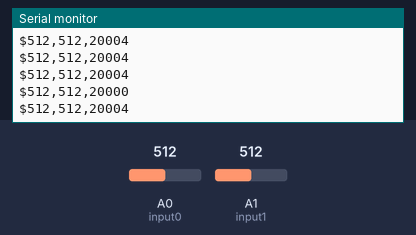
Recording of a program running on a simulated Arduino Uno, built with avr-gcc and run on an emulated ATmega328P. Parts: the last lines printed to the serial monitor. The inputs (shaded band) are chosen by the test bench; at power-on: A0 (input0) = 512, A1 (input1) = 512.

Above: at 2.2 s.
2.3 s: A0 (input0) set to 716
At 3.1 s:
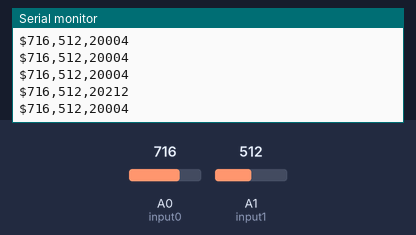
3.8 s: A1 (input1) set to 716
At 4.5 s:
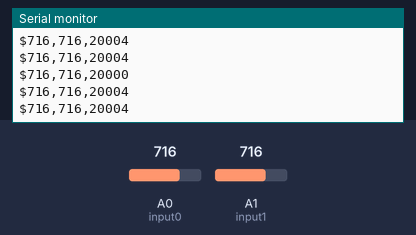
5.3 s: A0 (input0) set to 900
At 6.4 s:
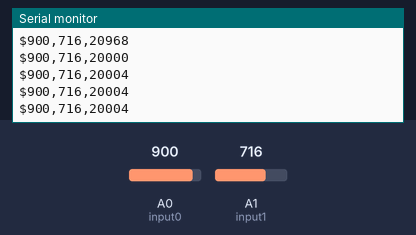
6.8 s: A1 (input1) set to 900
At 7.4 s:
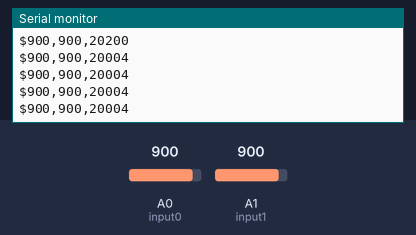
Timing chart, 0 to 9.3 s (numbered marks = the images above; inputs shaded):
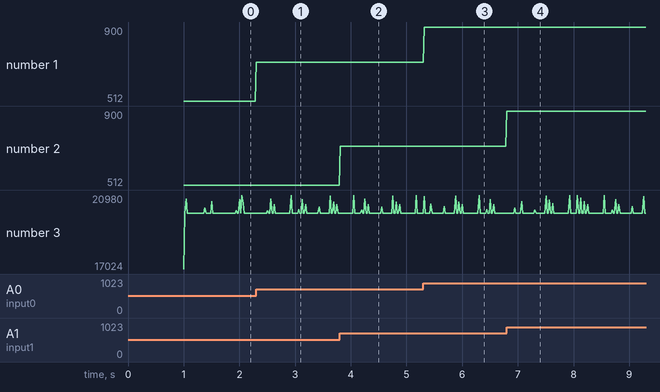

Measured:
- after the input at 2.3 s, the serial monitor: prints a new line at once (image 1)
- after the input at 3.8 s, the serial monitor: prints a new line at once (image 2)
- after the input at 5.3 s, the serial monitor: prints a new line at once (image 3)
- after the input at 6.8 s, the serial monitor: prints a new line at once (image 4)
- plotted number 1: 512 → 716 after the input at 2.3 s, 716 → 900 after the input at 5.3 s

The program:

main.cpp
```cpp
#include <Arduino.h>

/*==========================================
 * Arduino Labview Voltage Display
 * Created by zxlee (iamzxlee.wordpress.com)
 *
 * Demonstrate how to display Arduino analog
 * inputs, A0 and A1 to Labview using Serial
 * communication
============================================*/

#define input0 A0
#define input1 A1

unsigned long previousCount = 0;

/**==========================================
 * Constants for interval between samples
 * 50000 microseconds = 50 milliseconds
 * equivalent to 20 samples per second
 *
 * Sample rate is controlled using the
 * method similar to example BlinkWithoutDelay
============================================*/

const unsigned long interval = 20000;

void setup()
{
  Serial.begin(115200);
  delay(1000);
}

void loop()
{
  unsigned long currentCount = micros();

  //Calculates the time difference since last serial data sent
  unsigned long countDiff = currentCount - previousCount;

  if(countDiff >= interval)
  {
    //Create a buffer to store string
    char buffer[50];

    //Format the data into string
    sprintf(buffer, "$%d,%d,%u\r\n", analogRead(input0), analogRead(input1), countDiff);

    //Write string into COM port
    Serial.write(buffer);

    //Update new previous count
    previousCount = currentCount;
  }

}


// //Constants:
//
// const int fsamp = 10; //Hz
// const int dT = 1000/fsamp; //ms
//
// int reading;
// int time_now = 0;
// int shift = 0;
// long timestamp = 0;
// int counter = 0;
// int T = 100; //s
//
// int N = T*fsamp;
//
// void setup(){
//   Serial.begin(115200);
//   delay(10000);
//   Serial.println("Start Acquisition");
//
// }
//
// void loop() {
//
//
//     if(millis() - time_now >= dT && counter < N)
//     {
//
//         time_now = millis();
//         counter++;
//         Serial.println(analogRead(A0));
//         //Serial.print(" " + String(shift));
//
//     }
//
//
// }


// ****************************************************************************

/*
 * IRremote: IRreceiveDemo - demonstrates receiving IR codes with IRrecv
 * An IR detector/demodulator must be connected to the input RECV_PIN.
 * Initially coded 2009 Ken Shirriff http://www.righto.com/
 */
 //
 // int sensorPin = A0;   // select the analog input pin for the photoresistor
 // int laserPin = 10;
 //
 //
 // void setup() {
 //   Serial.begin(9600);
 //   //analogWrite(laserPin,200);
 // }
 //
 //
 // void loop() {
 //   Serial.print(analogRead(sensorPin));
 //
 //   Serial.println(analogRead(A1));
 //   delay(100);
 // }

// **************************************************************************

// #include "HX711.h"
//
// // HX711 circuit wiring
// const int LOADCELL_DOUT_PIN = 4;
// const int LOADCELL_SCK_PIN = 5;
//
// const int fsamp = 80; //Hz
// const int dT = 1000/fsamp; //ms
//
// int reading;
// int time_now = 0;
// int shift = 0;
// long timestamp = 0;
//
// int i = 1;
//
// HX711 scale;
//
// void setup() {
//   Serial.begin(115200);
//   scale.begin(LOADCELL_DOUT_PIN, LOADCELL_SCK_PIN);
//   pinMode(13,OUTPUT);
//   digitalWrite(13,HIGH);
//
// }
//
// void loop() {
//
//     shift = millis() - time_now;
//
//     if(shift >= dT)
//     {
//       if (scale.is_ready())
//       {
//         time_now = millis();
//
//         //Serial.print(" " + String(shift));
//         Serial.println(scale.read());
//
//
//       }
//
//
//   }
//
// }
```

Acquisition.h
```cpp
#include <Arduino.h>

struct AnalogDigitalConverter
{
  AnalogDigitalConverter();
  unsigned long timer;
  int fsamp;
  int val;
  void timeSync();
  void sendToPC(int* data);
  void sendToPC(double* data);

};
```

testlib.h
```cpp
#include <Arduino.h>

void toggle(int pin);
```

Acquisition.cpp
```cpp
#include <Arduino.h>
#include <Acquisition.h>

AnalogDigitalConverter::AnalogDigitalConverter()
{
  timer = 0;
  fsamp = 0;
  val = 0;
}

void AnalogDigitalConverter::timeSync()
{
  unsigned long deltaT = 1000000/fsamp;
  unsigned long currTime = micros();
  long timeToDelay = deltaT - (currTime - timer);
  if (timeToDelay > deltaT)
  {
    delay(timeToDelay / 1000);
    delayMicroseconds(timeToDelay % 1000);
  }
  else if (timeToDelay > 0)
  {
    delayMicroseconds(timeToDelay);
  }
  else
  {
      // timeToDelay is negative so we start immediately
  }
  timer = currTime + timeToDelay;
}

void AnalogDigitalConverter::sendToPC(int* data)
{
  byte* byteData = (byte*)(data);
  Serial.write(byteData, 2);
}

void AnalogDigitalConverter::sendToPC(double* data)
{
  byte* byteData = (byte*)(data);
  Serial.write(byteData, 4);
}
```

main_old.cpp
```cpp
/*#include <Arduino.h>
#include <testlib.h>

 How to use a flex sensor/resistro - Arduino Tutorial
   Fade an LED with a flex sensor
   More info: http://www.ardumotive.com/how-to-use-a-flex-sensor-en.html
   Dev: Michalis Vasilakis // Date: 9/7/2015 // www.ardumotive.com


//Constants:
const int ledPin = 3;   //pin 3 has PWM funtion
const int flexPin = A0; //pin A0 to read analog input

//Variables:
int value; //save analog value

void setup(){
  pinMode(ledPin, OUTPUT);  //Set pin 3 as 'output'
  digitalWrite(ledPin, LOW);
  Serial.begin(9600);       //Begin serial communication
}

void loop(){
  value = analogRead(flexPin);         //Read and save analog value from potentiometer
  Serial.println(value);
  Serial.println(millis());            //Print value
  //value = map(value, 0, 1023, 0, 255);//Map value 0-1023 to 0-255 (PWM)
  //analogWrite(ledPin, value);          //Send PWM value to led
  delay(10);                          //Small delay
}
*/
```

testlib.cpp
```cpp
#include <Arduino.h>
#include <testlib.h>

void toggle(int pin)
{
  digitalWrite(pin,!digitalRead(pin));
}
```
